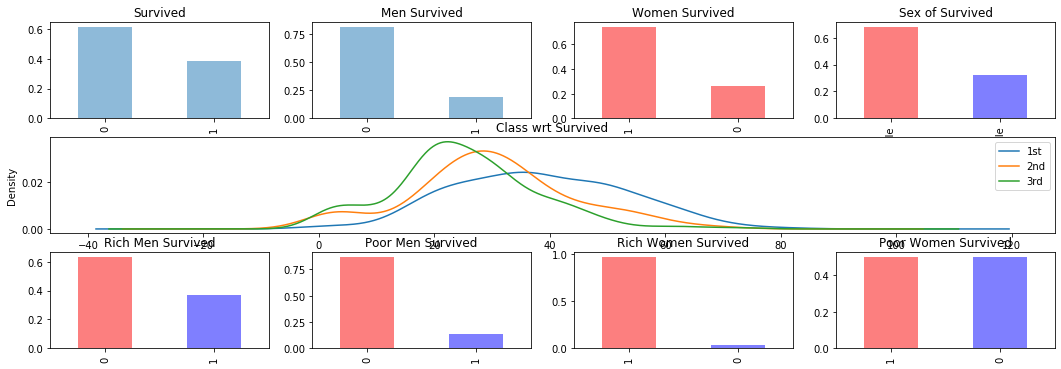

This figure's Python source:
#!/usr/bin/env python3
# -*- coding: utf-8 -*-
"""
Created on Thu Apr  2 01:34:03 2020

@author: Arijeet Singh
"""
import pandas as pd
import matplotlib.pyplot as plt

female_color = '#FA0000'

df = pd.read_csv('train.csv')
fig = plt.figure(figsize=(18,6))

plt.subplot2grid((3,4),(0,0))
df.Survived.value_counts(normalize=True).plot(kind='bar', alpha=0.5)
plt.title("Survived")

plt.subplot2grid((3,4),(0,1))
df.Survived[df.Sex == "male"].value_counts(normalize=True).plot(kind='bar', alpha=0.5)
plt.title("Men Survived")

plt.subplot2grid((3,4),(0,2))
df.Survived[df.Sex == "female"].value_counts(normalize=True).plot(kind='bar', alpha=0.5, color=female_color)
plt.title("Women Survived")

plt.subplot2grid((3,4),(0,3))
df.Sex[df.Survived==1].value_counts(normalize=True).plot(kind='bar', alpha=0.5, color=[female_color,'b'])
plt.title("Sex of Survived")

plt.subplot2grid((3,4),(1,0), colspan=4)
for x in [1,2,3]:
    df.Age[df.Pclass == x].plot(kind='kde')
plt.title("Class wrt Survived")
plt.legend(("1st","2nd","3rd"))

plt.subplot2grid((3,4),(2,0))
df.Survived[(df.Sex == 'male') & (df.Pclass == 1)].value_counts(normalize=True).plot(kind='bar', alpha=0.5, color=[female_color,'b'])
plt.title("Rich Men Survived")

plt.subplot2grid((3,4),(2,1))
df.Survived[(df.Sex == 'male') & (df.Pclass == 3)].value_counts(normalize=True).plot(kind='bar', alpha=0.5, color=[female_color,'b'])
plt.title("Poor Men Survived")

plt.subplot2grid((3,4),(2,2))
df.Survived[(df.Sex == 'female') & (df.Pclass == 1)].value_counts(normalize=True).plot(kind='bar', alpha=0.5, color=[female_color,'b'])
plt.title("Rich Women Survived")

plt.subplot2grid((3,4),(2,3))
df.Survived[(df.Sex == 'female') & (df.Pclass == 3)].value_counts(normalize=True).plot(kind='bar', alpha=0.5, color=[female_color,'b'])
plt.title("Poor Women Survived")

plt.show()
